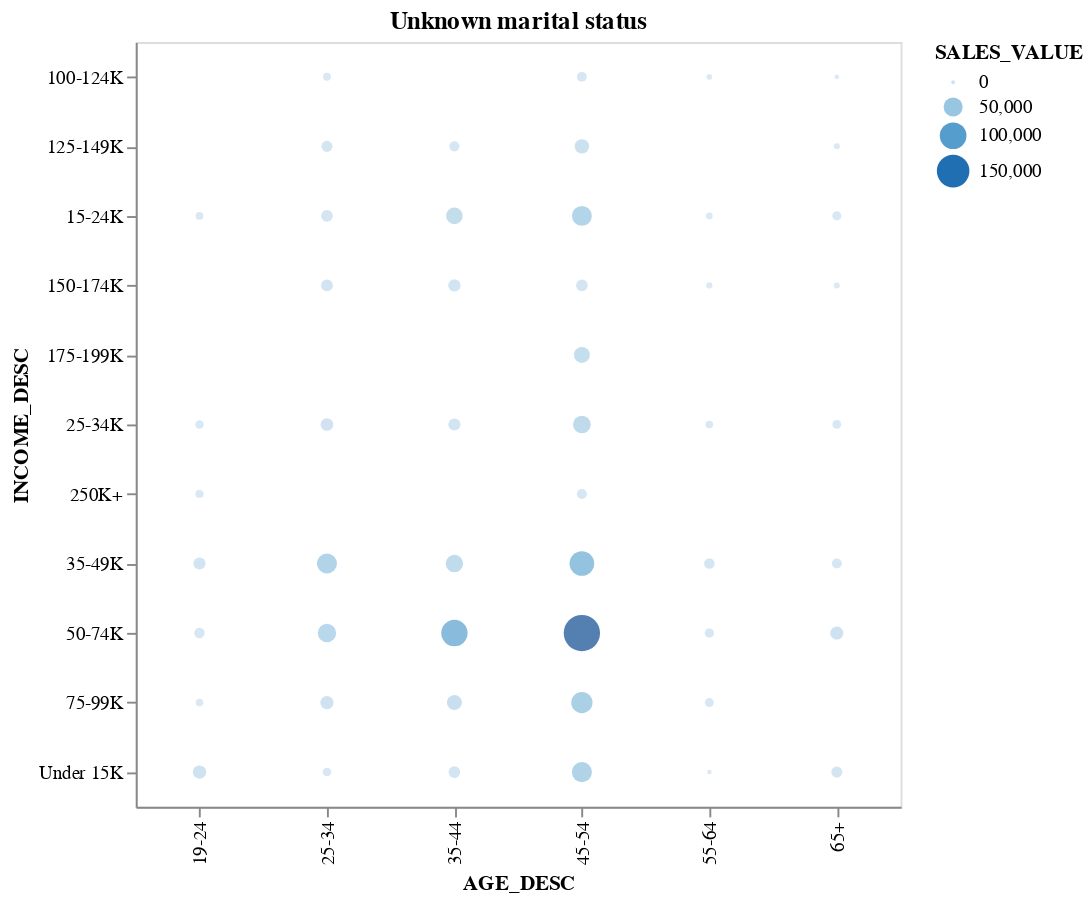

Source (notebook cell):
### Code cell
data = merged.groupby(['AGE_DESC', 'INCOME_DESC', 'MARITAL_STATUS_CODE'], as_index=False)['SALES_VALUE'].sum()
data3 = data[data.MARITAL_STATUS_CODE == 'Unknown']
alt.Chart(data3).mark_circle().encode(x = 'AGE_DESC', y = 'INCOME_DESC', color = 'SALES_VALUE', size = 'SALES_VALUE').properties(width =400, height=400, title = 'Unknown marital status')

### Figure 1 — Vega-Lite specification as saved in the notebook (floating-point values rounded to 4 significant figures)
{"config": {"view": {"continuousWidth": 400, "continuousHeight": 300}}, "data": {"name": "data-c0527053d3cf35b875e69583c611f4cc"}, "mark": "circle", "encoding": {"color": {"field": "SALES_VALUE", "type": "quantitative"}, "size": {"field": "SALES_VALUE", "type": "quantitative"}, "x": {"field": "AGE_DESC", "type": "nominal"}, "y": {"field": "INCOME_DESC", "type": "nominal"}}, "height": 400, "title": "Unknown marital status", "width": 400, "$schema": "https://vega.github.io/schema/vega-lite/v4.17.0.json", "datasets": {"data-c0527053d3cf35b875e69583c611f4cc": [{"AGE_DESC": "19-24", "INCOME_DESC": "15-24K", "MARITAL_STATUS_CODE": "Unknown", "SALES_VALUE": 6857.0}, {"AGE_DESC": "19-24", "INCOME_DESC": "25-34K", "MARITAL_STATUS_CODE": "Unknown", "SALES_VALUE": 8186.0}, {"AGE_DESC": "19-24", "INCOME_DESC": "250K+", "MARITAL_STATUS_CODE": "Unknown", "SALES_VALUE": 7450.0}, {"AGE_DESC": "19-24", "INCOME_DESC": "35-49K", "MARITAL_STATUS_CODE": "Unknown", "SALES_VALUE": 19140.0}, {"AGE_DESC": "19-24", "INCOME_DESC": "50-74K", "MARITAL_STATUS_CODE": "Unknown", "SALES_VALUE": 13430.0}, {"AGE_DESC": "19-24", "INCOME_DESC": "75-99K", "MARITAL_STATUS_CODE": "Unknown", "SALES_VALUE": 6240.0}, {"AGE_DESC": "19-24", "INCOME_DESC": "Under 15K", "MARITAL_STATUS_CODE": "Unknown", "SALES_VALUE": 23790.0}, {"AGE_DESC": "25-34", "INCOME_DESC": "100-124K", "MARITAL_STATUS_CODE": "Unknown", "SALES_VALUE": 6888.0}, {"AGE_DESC": "25-34", "INCOME_DESC": "125-149K", "MARITAL_STATUS_CODE": "Unknown", "SALES_VALUE": 15510.0}, {"AGE_DESC": "25-34", "INCOME_DESC": "15-24K", "MARITAL_STATUS_CODE": "Unknown", "SALES_VALUE": 17520.0}, {"AGE_DESC": "25-34", "INCOME_DESC": "150-174K", "MARITAL_STATUS_CODE": "Unknown", "SALES_VALUE": 17990.0}, {"AGE_DESC": "25-34", "INCOME_DESC": "25-34K", "MARITAL_STATUS_CODE": "Unknown", "SALES_VALUE": 20760.0}, {"AGE_DESC": "25-34", "INCOME_DESC": "35-49K", "MARITAL_STATUS_CODE": "Unknown", "SALES_VALUE": 55430.0}, {"AGE_DESC": "25-34", "INCOME_DESC": "50-74K", "MARITAL_STATUS_CODE": "Unknown", "SALES_VALUE": 46440.0}, {"AGE_DESC": "25-34", "INCOME_DESC": "75-99K", "MARITAL_STATUS_CODE": "Unknown", "SALES_VALUE": 23040.0}, {"AGE_DESC": "25-34", "INCOME_DESC": "Under 15K", "MARITAL_STATUS_CODE": "Unknown", "SALES_VALUE": 8371.0}, {"AGE_DESC": "35-44", "INCOME_DESC": "125-149K", "MARITAL_STATUS_CODE": "Unknown", "SALES_VALUE": 12710.0}, {"AGE_DESC": "35-44", "INCOME_DESC": "15-24K", "MARITAL_STATUS_CODE": "Unknown", "SALES_VALUE": 37260.0}, {"AGE_DESC": "35-44", "INCOME_DESC": "150-174K", "MARITAL_STATUS_CODE": "Unknown", "SALES_VALUE": 19690.0}, {"AGE_DESC": "35-44", "INCOME_DESC": "25-34K", "MARITAL_STATUS_CODE": "Unknown", "SALES_VALUE": 19120.0}, {"AGE_DESC": "35-44", "INCOME_DESC": "35-49K", "MARITAL_STATUS_CODE": "Unknown", "SALES_VALUE": 41030.0}, {"AGE_DESC": "35-44", "INCOME_DESC": "50-74K", "MARITAL_STATUS_CODE": "Unknown", "SALES_VALUE": 97670.0}, {"AGE_DESC": "35-44", "INCOME_DESC": "75-99K", "MARITAL_STATUS_CODE": "Unknown", "SALES_VALUE": 30110.0}, {"AGE_DESC": "35-44", "INCOME_DESC": "Under 15K", "MARITAL_STATUS_CODE": "Unknown", "SALES_VALUE": 17490.0}, {"AGE_DESC": "45-54", "INCOME_DESC": "100-124K", "MARITAL_STATUS_CODE": "Unknown", "SALES_VALUE": 11700.0}, {"AGE_DESC": "45-54", "INCOME_DESC": "125-149K", "MARITAL_STATUS_CODE": "Unknown", "SALES_VALUE": 27830.0}, {"AGE_DESC": "45-54", "INCOME_DESC": "15-24K", "MARITAL_STATUS_CODE": "Unknown", "SALES_VALUE": 54220.0}, {"AGE_DESC": "45-54", "INCOME_DESC": "150-174K", "MARITAL_STATUS_CODE": "Unknown", "SALES_VALUE": 17250.0}, {"AGE_DESC": "45-54", "INCOME_DESC": "175-199K", "MARITAL_STATUS_CODE": "Unknown", "SALES_VALUE": 34670.0}, {"AGE_DESC": "45-54", "INCOME_DESC": "25-34K", "MARITAL_STATUS_CODE": "Unknown", "SALES_VALUE": 42630.0}, {"AGE_DESC": "45-54", "INCOME_DESC": "250K+", "MARITAL_STATUS_CODE": "Unknown", "SALES_VALUE": 12480.0}, {"AGE_DESC": "45-54", "INCOME_DESC": "35-49K", "MARITAL_STATUS_CODE": "Unknown", "SALES_VALUE": 84850.0}, {"AGE_DESC": "45-54", "INCOME_DESC": "50-74K", "MARITAL_STATUS_CODE": "Unknown", "SALES_VALUE": 186900.0}, {"AGE_DESC": "45-54", "INCOME_DESC": "75-99K", "MARITAL_STATUS_CODE": "Unknown", "SALES_VALUE": 63040.0}, {"AGE_DESC": "45-54", "INCOME_DESC": "Under 15K", "MARITAL_STATUS_CODE": "Unknown", "SALES_VALUE": 56260.0}, {"AGE_DESC": "55-64", "INCOME_DESC": "100-124K", "MARITAL_STATUS_CODE": "Unknown", "SALES_VALUE": 2792.0}, {"AGE_DESC": "55-64", "INCOME_DESC": "15-24K", "MARITAL_STATUS_CODE": "Unknown", "SALES_VALUE": 4382.0}, {"AGE_DESC": "55-64", "INCOME_DESC": "150-174K", "MARITAL_STATUS_CODE": "Unknown", "SALES_VALUE": 3573.0}, {"AGE_DESC": "55-64", "INCOME_DESC": "25-34K", "MARITAL_STATUS_CODE": "Unknown", "SALES_VALUE": 6225.0}, {"AGE_DESC": "55-64", "INCOME_DESC": "35-49K", "MARITAL_STATUS_CODE": "Unknown", "SALES_VALUE": 13630.0}, {"AGE_DESC": "55-64", "INCOME_DESC": "50-74K", "MARITAL_STATUS_CODE": "Unknown", "SALES_VALUE": 10390.0}, {"AGE_DESC": "55-64", "INCOME_DESC": "75-99K", "MARITAL_STATUS_CODE": "Unknown", "SALES_VALUE": 9613.0}, {"AGE_DESC": "55-64", "INCOME_DESC": "Under 15K", "MARITAL_STATUS_CODE": "Unknown", "SALES_VALUE": 982.4}, {"AGE_DESC": "65+", "INCOME_DESC": "100-124K", "MARITAL_STATUS_CODE": "Unknown", "SALES_VALUE": 1176.0}, {"AGE_DESC": "65+", "INCOME_DESC": "125-149K", "MARITAL_STATUS_CODE": "Unknown", "SALES_VALUE": 3051.0}, {"AGE_DESC": "65+", "INCOME_DESC": "15-24K", "MARITAL_STATUS_CODE": "Unknown", "SALES_VALUE": 9827.0}, {"AGE_DESC": "65+", "INCOME_DESC": "150-174K", "MARITAL_STATUS_CODE": "Unknown", "SALES_VALUE": 3096.0}, {"AGE_DESC": "65+", "INCOME_DESC": "25-34K", "MARITAL_STATUS_CODE": "Unknown", "SALES_VALUE": 8893.0}, {"AGE_DESC": "65+", "INCOME_DESC": "35-49K", "MARITAL_STATUS_CODE": "Unknown", "SALES_VALUE": 12230.0}, {"AGE_DESC": "65+", "INCOME_DESC": "50-74K", "MARITAL_STATUS_CODE": "Unknown", "SALES_VALUE": 22370.0}, {"AGE_DESC": "65+", "INCOME_DESC": "Under 15K", "MARITAL_STATUS_CODE": "Unknown", "SALES_VALUE": 15450.0}]}}
